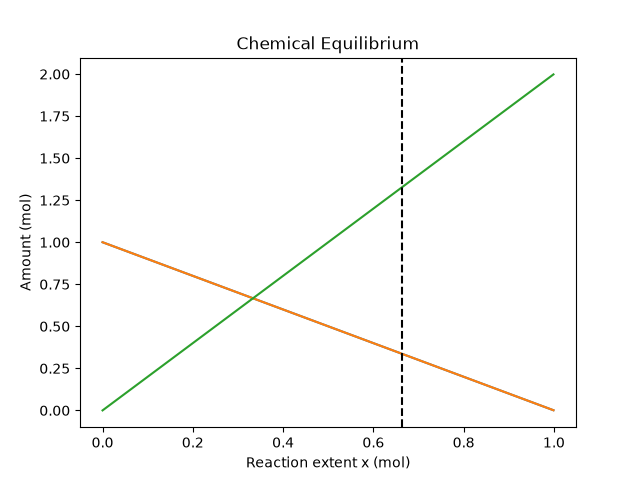

The script that saved this image:
"""
PW2 Lab B Part 4 -- chemical equilibrium via the equilibrium constant K.

Reaction  H2 + I2 <=> 2 HI, starting from 1 mol H2 and 1 mol I2.
As the reaction proceeds by an extent x:  H2 = 1-x,  I2 = 1-x,  HI = 2x.
At equilibrium the composition satisfies the equilibrium constant
        K = [HI]^2 / ([H2][I2]) = (2x)^2 / ((1-x)(1-x)).
Given K, find the extent x. Solve it TWO ways and compare.
Run:  python equilibrium.py
"""
import numpy as np
import matplotlib.pyplot as plt
from scipy.optimize import newton, minimize

K = 15.6
a = b = 1.0

# TODO 1: write k_imbalance(x) = (2x)^2/((a-x)(b-x)) - K.
#         It equals zero exactly at equilibrium.

def k_imbalance(x):
    return (2*x)**2/((a-x)*(b-x))-K


# TODO 2 (method 1): use scipy.optimize.newton to find the root of k_imbalance
#         (start x0=0.5). This is root-finding.

xnew=newton(k_imbalance,x0=0.5)

# TODO 3 (method 2): use scipy.optimize.minimize to minimise k_imbalance(x)**2
#         (method "SLSQP", bounds [(0, 0.999)], x0=[0.5]). Print both answers
#         and confirm they agree.

def method2(x):
    return k_imbalance(x[0])**2

x=minimize(method2,method="SLSQP",bounds=[(0,0.999)],x0=[0.5])
xmin=x.x[0]

print("Newton's method:", xnew)
print("Minimization:", xmin)

# TODO 4: report the equilibrium amounts (H2, I2, HI), and plot how the three
#         amounts change with the extent x, marking the equilibrium. Save
#         equilibrium.png.

H2 = a - xnew
I2 = b - xnew
HI = 2 * xnew

print("H2:", H2)
print("I2:", I2)
print("HI:", HI)


extent = np.linspace(0, 0.999, 500)

H2_values = a - extent
I2_values = b - extent
HI_values = 2 * extent

plt.plot(extent, H2_values, label="H2")
plt.plot(extent, I2_values, label="I2")
plt.plot(extent, HI_values, label="HI")

plt.axvline(xnew, color="black", linestyle="--", label="Equilibrium")

plt.xlabel("Reaction extent x (mol)")
plt.ylabel("Amount (mol)")
plt.title("Chemical Equilibrium")


plt.savefig("equilibrium.png")
